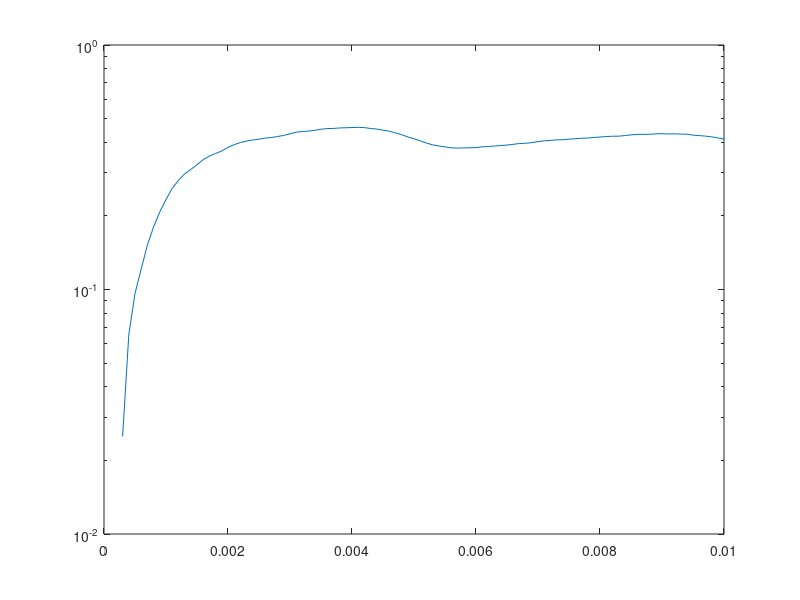

The MATLAB script that drew this image:
clc
clear
close all
x=floor(rand (1,10000)*16);
M=16;
y=qammod(x,M);
y_u=upsample(y,20);
h=0.05*ones(1,20);
y_r=filter(h,1,y_u);
t=0.001:0.001:(length(y_r))*0.001;  
L=1;
for f=0.0001:0.0001:0.01
c1=sin(2*pi*100*t);
c2=cos(2*pi*100*t);
c1p=sin(2*pi*(100+f)*t);
c2p=cos(2*pi*(100+f)*t);
y_c1=real(y_r).*c1;
y_c2=imag(y_r).*c2;
y0=y_c1+y_c2;
% for k=1:20
    k=20;
    snr=10^(k/10);
    snr4=4*snr;
    snrs=10*log10(snr4);
    ch=awgn(y0,snrs,'measured');
    y1=ch;
y_r1=2*y1.*c1p;
y_r2=2*y1.*c2p;     
    for i=1:length(y_r1)/20
        p1(i)=sum(y_r1(20*i-19:20*i));
        p2(i)=sum(y_r2(20*i-19:20*i));
    end
p=p1+j*p2;
r=qamdemod(p,M);
[number(L),ratio(L)]=biterr(x,r);
L=L+1;
end
% end
semilogy(0.0001:0.0001:0.01,ratio)
